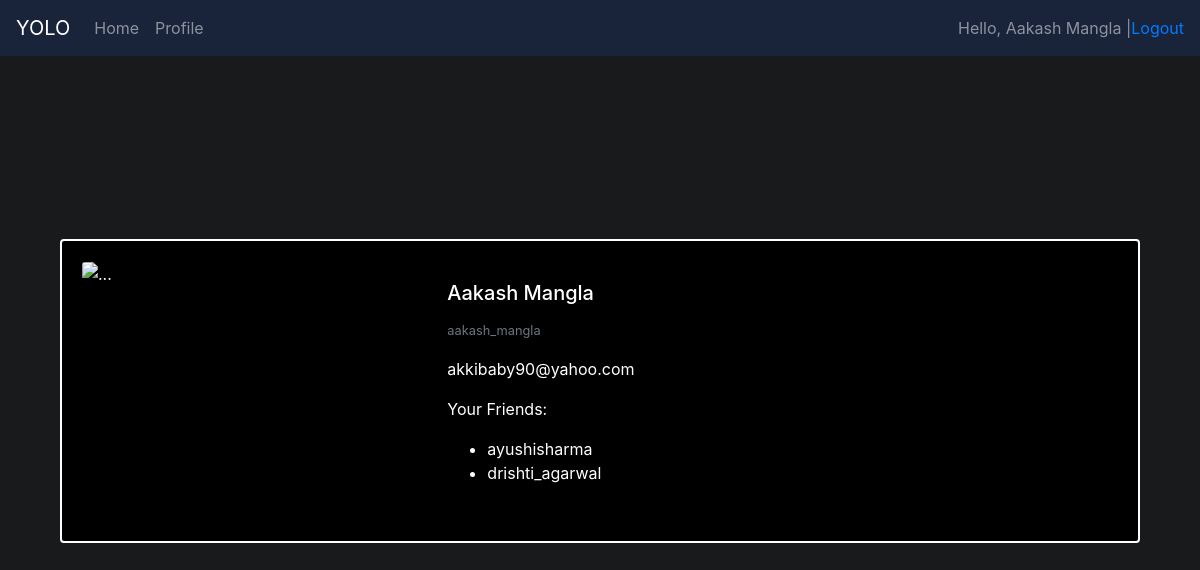
Page /profile/ (signed in) on the earlier database version.
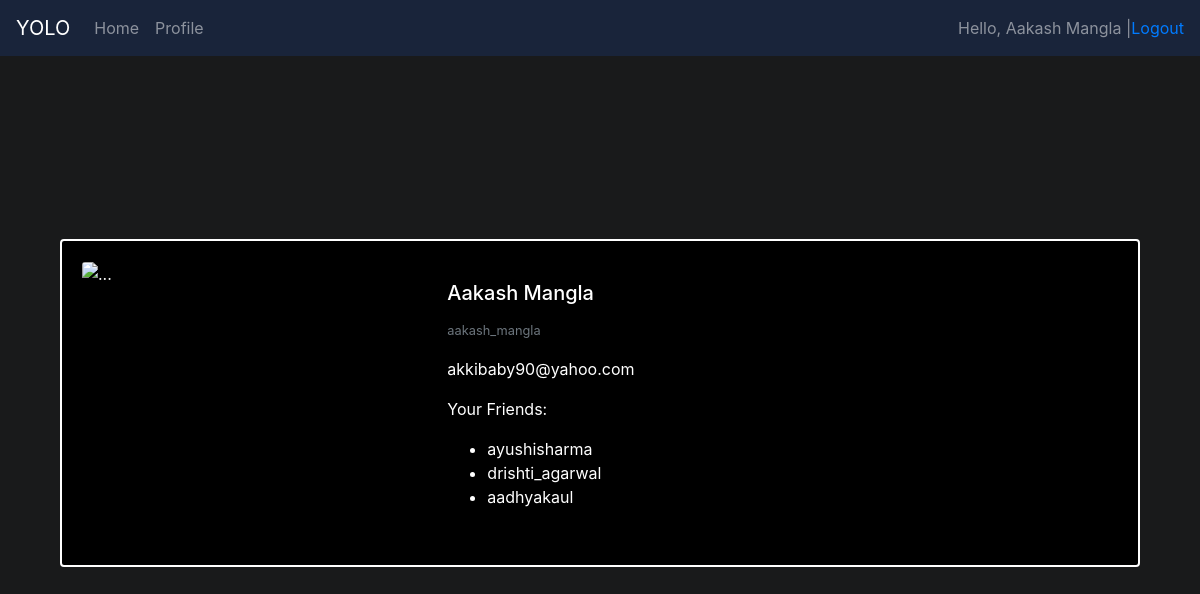
Same page on the later database version.
### social/models.py (models this page shows)
class Friends(models.Model):
    person1 = models.ForeignKey(User, on_delete = models.CASCADE, related_name = 'person1')
    person2 = models.ForeignKey(User, on_delete = models.CASCADE, related_name = 'person2')

### social/views.py (the view)
# urls.py: path('profile/', views.profile, name = 'profile'),
def profile(request):
    context = {
        "friends": models.Friends.objects.filter(person1 = request.user),
    }
    return render(request, 'social/profile.html', context)

### templates/social/profile.html
{% extends 'base.html' %}
{% block content %}
<br><br><br>
<div class="container" style="display: flex; flex-direction: column; align-items: center; height: 100vh;">
    <div class="card mb-12" style="width: 90vw;  margin-top: 15%; background-color: black; border: 2px solid white; padding: 20px;">
        <div class="row no-gutters">
          <div class="col-md-4">
            <img style="width: 20vw;" src="https://searchusers.xyz/img/userb.png" class="card-img" alt="...">
          </div>
          <div class="col-md-8">
            <div class="card-body">
              <h5 class="card-title">{{user.first_name}} {{user.last_name}}</h5>
              <p class="card-text"><small class="text-muted">{{user}}</small></p>
              <p class="card-text">{{user.email}}</p>
              <p class="card-text">Your Friends:</p>
              <ul>
                {%for friend in friends%}
                <li>{{friend.person2}}</li>
                {%endfor%}
              </ul>
            </div>
          </div>
        </div>
      </div>
</div>
{% endblock %}

### templates/base.html (shortened to what this page needs)
<!DOCTYPE html>
<html lang="en">
<head>
    <link rel="stylesheet" href="https://stackpath.bootstrapcdn.com/bootstrap/4.5.2/css/bootstrap.min.css">
</head>
    <body>
        <nav class="navbar navbar-expand-lg navbar-dark fixed-top"  style="background-color: #19243a; color: white;">
            <a class="navbar-brand" href="/">YOLO</a>
            <div class="collapse navbar-collapse" id="navbarText">
              <ul class="navbar-nav mr-auto">
                {% if user.is_authenticated %}
                <li class="nav-item">
                  <a class="nav-link" href="/home">Home <span class="sr-only">(current)</span></a>
                </li>
                <li class="nav-item">
                  <a class="nav-link" href="/profile">Profile</a>
                </li>
                {% endif %}
              </ul>
              {% if user.is_authenticated %}
              <span class="navbar-text">
                Hello, {{ user.first_name }} {{ user.last_name }} |
              </span>
              <a href="/auth/logout">Logout</a>
              {% else %}
              <a href="/auth/signup">Sign Up |</a>
              <a href="/auth/login">Login</a>
              {% endif %}
            </div>
          </nav>
          <div class="text-white" style="background-color: #191A1B;">
        {% block content %} {% endblock %}
      </div>
    </body>
</html>

Differences in the rows shown:
added Friends: person2 "aadhyakaul"
